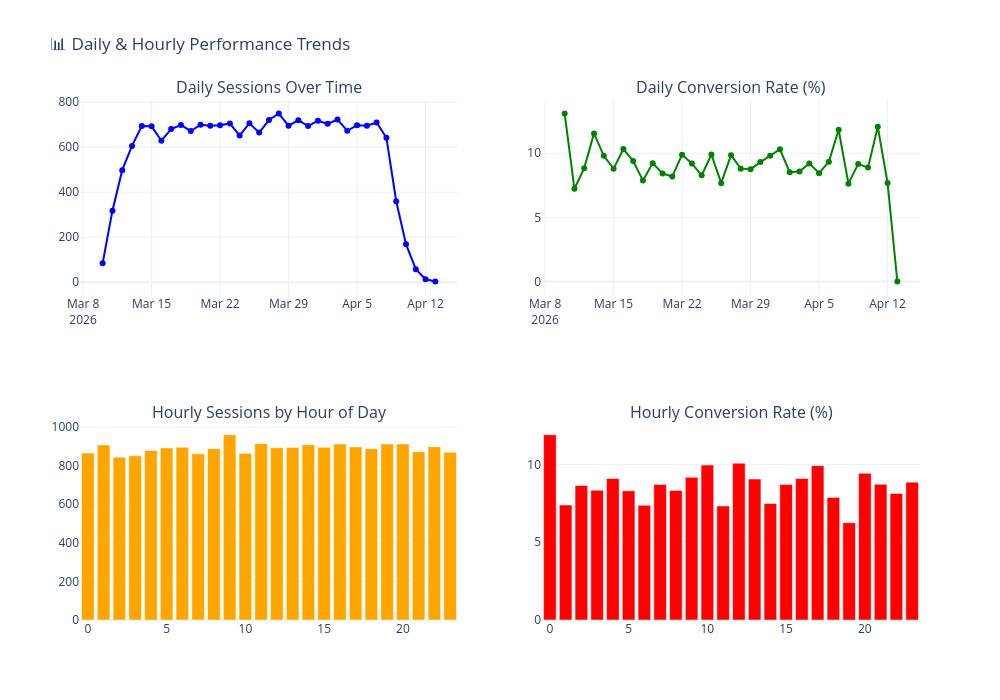

Notebook code cell kept with this figure:
### Markdown cell above
### Time - Based Analysis

### Code cell
import plotly.graph_objects as go
from plotly.subplots import make_subplots

# --- Daily Metrics ---
daily_metrics = df.groupby('Date').agg(
    Daily_Sessions=('Session_ID', 'nunique'),
    Daily_Users=('User_ID', 'nunique'),
    Daily_Revenue=('Revenue', 'sum')
)

# Daily conversions
daily_conversions = session_summary[session_summary['Max_Funnel_Stage'] == 'Purchase'].groupby(
    session_summary['Session_Start'].dt.date
).size()

daily_metrics['Daily_Conversions'] = daily_conversions
daily_metrics['Daily_Conversions'] = daily_metrics['Daily_Conversions'].fillna(0).astype(int)
daily_metrics['Daily_Conversion_Rate'] = (daily_metrics['Daily_Conversions'] / daily_metrics['Daily_Sessions'] * 100).round(2)

print("📅 Daily Performance Trends:")
display(daily_metrics.tail(10))

# --- Hourly Metrics ---
hourly_sessions = df.groupby('Hour').agg(
    Hourly_Sessions=('Session_ID', 'nunique'),
    Hourly_Revenue=('Revenue', 'sum')
)

hourly_conversions = session_summary[session_summary['Max_Funnel_Stage'] == 'Purchase'].copy()
hourly_conversions['Hour'] = hourly_conversions['Session_Start'].dt.hour
hourly_conversion_counts = hourly_conversions.groupby('Hour').size()

hourly_sessions['Hourly_Conversions'] = hourly_conversion_counts
hourly_sessions['Hourly_Conversions'] = hourly_sessions['Hourly_Conversions'].fillna(0).astype(int)
hourly_sessions['Hourly_Conversion_Rate'] = (hourly_sessions['Hourly_Conversions'] / hourly_sessions['Hourly_Sessions'] * 100).round(2)

# --- Interactive Visualization ---
fig = make_subplots(
    rows=2, cols=2,
    subplot_titles=(
        'Daily Sessions Over Time',
        'Daily Conversion Rate (%)',
        'Hourly Sessions by Hour of Day',
        'Hourly Conversion Rate (%)'
    ),
    specs=[[{"type": "scatter"}, {"type": "scatter"}],
           [{"type": "bar"}, {"type": "bar"}]]
)

# Daily Sessions
fig.add_trace(go.Scatter(
    x=daily_metrics.index, y=daily_metrics['Daily_Sessions'],
    mode='lines+markers', name='Daily Sessions', line=dict(color='blue')
), row=1, col=1)

# Daily Conversion Rate
fig.add_trace(go.Scatter(
    x=daily_metrics.index, y=daily_metrics['Daily_Conversion_Rate'],
    mode='lines+markers', name='Daily Conversion Rate', line=dict(color='green')
), row=1, col=2)

# Hourly Sessions
fig.add_trace(go.Bar(
    x=hourly_sessions.index, y=hourly_sessions['Hourly_Sessions'],
    name='Hourly Sessions', marker_color='orange'
), row=2, col=1)

# Hourly Conversion Rate
fig.add_trace(go.Bar(
    x=hourly_sessions.index, y=hourly_sessions['Hourly_Conversion_Rate'],
    name='Hourly Conversion Rate', marker_color='red'
), row=2, col=2)

fig.update_layout(
    height=700, width=1000,
    title_text="📊 Daily & Hourly Performance Trends",
    showlegend=False,
    template='plotly_white'
)

fig.show()

### Figure 1 — Plotly figure (JSON) as saved in the notebook; plotly's stock layout.template omitted (floating-point values rounded to 4 significant figures)
{"data": [{"line": {"color": "blue"}, "mode": "lines+markers", "name": "Daily Sessions", "type": "scatter", "x": ["2026-03-10", "2026-03-11", "2026-03-12", "2026-03-13", "2026-03-14", "2026-03-15", "2026-03-16", "2026-03-17", "2026-03-18", "2026-03-19", "2026-03-20", "2026-03-21", "2026-03-22", "2026-03-23", "2026-03-24", "2026-03-25", "2026-03-26", "2026-03-27", "2026-03-28", "2026-03-29", "2026-03-30", "2026-03-31", "2026-04-01", "2026-04-02", "2026-04-03", "2026-04-04", "2026-04-05", "2026-04-06", "2026-04-07", "2026-04-08", "2026-04-09", "2026-04-10", "2026-04-11", "2026-04-12", "2026-04-13"], "xaxis": "x", "y": [84, 318, 498, 606, 694, 693, 629, 681, 699, 672, 700, 696, 698, 706, 652, 707, 665, 721, 750, 696, 720, 694, 718, 704, 723, 673, 698, 696, 710, 642, 360, 169, 58, 13, 3], "yaxis": "y"}, {"line": {"color": "green"}, "mode": "lines+markers", "name": "Daily Conversion Rate", "type": "scatter", "x": ["2026-03-10", "2026-03-11", "2026-03-12", "2026-03-13", "2026-03-14", "2026-03-15", "2026-03-16", "2026-03-17", "2026-03-18", "2026-03-19", "2026-03-20", "2026-03-21", "2026-03-22", "2026-03-23", "2026-03-24", "2026-03-25", "2026-03-26", "2026-03-27", "2026-03-28", "2026-03-29", "2026-03-30", "2026-03-31", "2026-04-01", "2026-04-02", "2026-04-03", "2026-04-04", "2026-04-05", "2026-04-06", "2026-04-07", "2026-04-08", "2026-04-09", "2026-04-10", "2026-04-11", "2026-04-12", "2026-04-13"], "xaxis": "x2", "y": [13.1, 7.23, 8.84, 11.55, 9.8, 8.8, 10.33, 9.4, 7.87, 9.23, 8.43, 8.19, 9.89, 9.21, 8.28, 9.9, 7.67, 9.85, 8.8, 8.76, 9.31, 9.8, 10.31, 8.52, 8.58, 9.21, 8.45, 9.34, 11.83, 7.63, 9.17, 8.88, 12.07, 7.69, 0.0], "yaxis": "y2"}, {"marker": {"color": "orange"}, "name": "Hourly Sessions", "type": "bar", "x": [0, 1, 2, 3, 4, 5, 6, 7, 8, 9, 10, 11, 12, 13, 14, 15, 16, 17, 18, 19, 20, 21, 22, 23], "xaxis": "x3", "y": [864, 906, 843, 850, 878, 891, 894, 860, 887, 959, 863, 913, 892, 893, 907, 894, 911, 896, 887, 911, 911, 871, 897, 868], "yaxis": "y3"}, {"marker": {"color": "red"}, "name": "Hourly Conversion Rate", "type": "bar", "x": [0, 1, 2, 3, 4, 5, 6, 7, 8, 9, 10, 11, 12, 13, 14, 15, 16, 17, 18, 19, 20, 21, 22, 23], "xaxis": "x4", "y": [11.92, 7.4, 8.66, 8.35, 9.11, 8.31, 7.38, 8.72, 8.34, 9.18, 9.97, 7.34, 10.09, 9.07, 7.5, 8.72, 9.11, 9.93, 7.89, 6.26, 9.44, 8.73, 8.14, 8.87], "yaxis": "y4"}], "layout": {"annotations": [{"font": {"size": 16}, "showarrow": false, "text": "Daily Sessions Over Time", "x": 0.225, "xanchor": "center", "xref": "paper", "y": 1, "yanchor": "bottom", "yref": "paper"}, {"font": {"size": 16}, "showarrow": false, "text": "Daily Conversion Rate (%)", "x": 0.775, "xanchor": "center", "xref": "paper", "y": 1, "yanchor": "bottom", "yref": "paper"}, {"font": {"size": 16}, "showarrow": false, "text": "Hourly Sessions by Hour of Day", "x": 0.225, "xanchor": "center", "xref": "paper", "y": 0.375, "yanchor": "bottom", "yref": "paper"}, {"font": {"size": 16}, "showarrow": false, "text": "Hourly Conversion Rate (%)", "x": 0.775, "xanchor": "center", "xref": "paper", "y": 0.375, "yanchor": "bottom", "yref": "paper"}], "height": 700, "showlegend": false, "title": {"text": "📊 Daily & Hourly Performance Trends"}, "width": 1000, "xaxis": {"anchor": "y", "domain": [0, 0.45]}, "xaxis2": {"anchor": "y2", "domain": [0.55, 1]}, "xaxis3": {"anchor": "y3", "domain": [0, 0.45]}, "xaxis4": {"anchor": "y4", "domain": [0.55, 1]}, "yaxis": {"anchor": "x", "domain": [0.625, 1]}, "yaxis2": {"anchor": "x2", "domain": [0.625, 1]}, "yaxis3": {"anchor": "x3", "domain": [0, 0.375]}, "yaxis4": {"anchor": "x4", "domain": [0, 0.375]}}}
